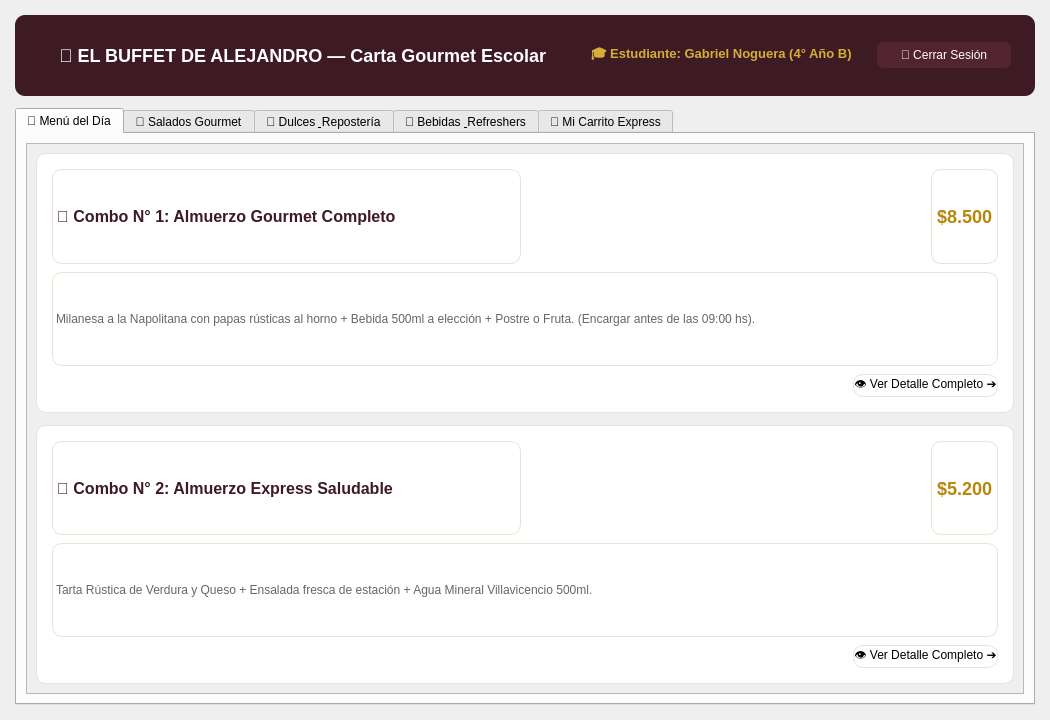
<?xml version="1.0" encoding="UTF-8"?>
<ui version="4.0">
 <class>MainWindow</class>
 <widget class="QMainWindow" name="MainWindow">
  <property name="geometry">
   <rect>
    <x>0</x>
    <y>0</y>
    <width>1050</width>
    <height>720</height>
   </rect>
  </property>
  <property name="windowTitle">
   <string>El Buffet de Alejandro - Menú Gourmet Escolar</string>
  </property>
  <widget class="QWidget" name="centralwidget">
   <layout class="QVBoxLayout" name="verticalLayoutMain">
    <property name="spacing"><number>12</number></property>
    <property name="leftMargin"><number>15</number></property>
    <property name="topMargin"><number>15</number></property>
    <property name="rightMargin"><number>15</number></property>
    <property name="bottomMargin"><number>15</number></property>
    
    <!-- HEADER BAR -->
    <item>
     <widget class="QFrame" name="headerFrame">
      <property name="styleSheet">
       <string>background-color: #3D1A24; border-radius: 10px; padding: 10px 15px;</string>
      </property>
      <layout class="QHBoxLayout" name="layoutHeader">
       <item>
        <widget class="QLabel" name="lblHeaderTitle">
         <property name="text">
          <string>🍎 EL BUFFET DE ALEJANDRO — Carta Gourmet Escolar</string>
         </property>
         <property name="styleSheet">
          <string>color: #FFFFFF; font-size: 18px; font-weight: bold;</string>
         </property>
        </widget>
       </item>
       <item>
        <layout class="QHBoxLayout" name="layoutUserBox">
         <item>
          <widget class="QLabel" name="lblUserGreeting">
           <property name="text">
            <string>🎓 Estudiante: Gabriel Noguera (4° Año B)</string>
           </property>
           <property name="styleSheet">
            <string>color: #D4AF37; font-weight: bold; font-size: 13px;</string>
           </property>
          </widget>
         </item>
         <item>
          <widget class="QPushButton" name="btnLogout">
           <property name="text">
            <string>🚪 Cerrar Sesión</string>
           </property>
           <property name="styleSheet">
            <string>background-color: #522431; color: #FFFFFF; border-radius: 6px; padding: 6px 12px;</string>
           </property>
          </widget>
         </item>
        </layout>
       </item>
      </layout>
     </widget>
    </item>

    <!-- TAB WIDGET CATALOG -->
    <item>
     <widget class="QTabWidget" name="tabWidget">
      <property name="currentIndex"><number>0</number></property>

      <!-- TAB 0: MENU DEL DIA -->
      <widget class="QWidget" name="tabMenuDia">
       <attribute name="title"><string>🌟 Menú del Día</string></attribute>
       <layout class="QVBoxLayout" name="layoutTabMenuDiaContainer">
        <item>
         <widget class="QScrollArea" name="scrollMenuDia">
          <property name="widgetResizable"><bool>true</bool></property>
          <widget class="QWidget" name="scrollMenuDiaContents">
           <layout class="QVBoxLayout" name="layoutTabMenuDia">
            <property name="spacing"><number>12</number></property>
            
<item>
 <widget class="QFrame" name="cardMenuDia1">
  <property name="styleSheet">
   <string>background-color: #FFFFFF; border: 1px solid #EAE3D2; border-radius: 10px;</string>
  </property>
  <layout class="QVBoxLayout" name="layout_cardMenuDia1">
   <property name="spacing"><number>8</number></property>
   <property name="leftMargin"><number>15</number></property>
   <property name="topMargin"><number>15</number></property>
   <property name="rightMargin"><number>15</number></property>
   <property name="bottomMargin"><number>15</number></property>
   <item>
    <layout class="QHBoxLayout" name="header_cardMenuDia1">
     <item>
      <widget class="QLabel" name="lblTitleMenuDia1">
       <property name="text"><string>🌟 Combo N° 1: Almuerzo Gourmet Completo</string></property>
       <property name="styleSheet"><string>font-size: 16px; font-weight: bold; color: #3D1A24;</string></property>
      </widget>
     </item>
     <item alignment="Qt::AlignRight">
      <widget class="QLabel" name="lblPriceMenuDia1">
       <property name="text"><string>$8.500</string></property>
       <property name="styleSheet"><string>font-size: 18px; font-weight: bold; color: #B8860B;</string></property>
      </widget>
     </item>
    </layout>
   </item>
   <item>
    <widget class="QLabel" name="lblDescMenuDia1">
     <property name="text"><string>Milanesa a la Napolitana con papas rústicas al horno + Bebida 500ml a elección + Postre o Fruta. (Encargar antes de las 09:00 hs).</string></property>
     <property name="styleSheet"><string>font-size: 12px; color: #666666;</string></property>
     <property name="wordWrap"><bool>true</bool></property>
    </widget>
   </item>
   <item alignment="Qt::AlignRight">
    <widget class="QPushButton" name="btnVerDetalleMenuDia1">
     <property name="text"><string>👁️ Ver Detalle Completo ➔</string></property>
    </widget>
   </item>
  </layout>
 </widget>
</item>

<item>
 <widget class="QFrame" name="cardMenuDia2">
  <property name="styleSheet">
   <string>background-color: #FFFFFF; border: 1px solid #EAE3D2; border-radius: 10px;</string>
  </property>
  <layout class="QVBoxLayout" name="layout_cardMenuDia2">
   <property name="spacing"><number>8</number></property>
   <property name="leftMargin"><number>15</number></property>
   <property name="topMargin"><number>15</number></property>
   <property name="rightMargin"><number>15</number></property>
   <property name="bottomMargin"><number>15</number></property>
   <item>
    <layout class="QHBoxLayout" name="header_cardMenuDia2">
     <item>
      <widget class="QLabel" name="lblTitleMenuDia2">
       <property name="text"><string>🥗 Combo N° 2: Almuerzo Express Saludable</string></property>
       <property name="styleSheet"><string>font-size: 16px; font-weight: bold; color: #3D1A24;</string></property>
      </widget>
     </item>
     <item alignment="Qt::AlignRight">
      <widget class="QLabel" name="lblPriceMenuDia2">
       <property name="text"><string>$5.200</string></property>
       <property name="styleSheet"><string>font-size: 18px; font-weight: bold; color: #B8860B;</string></property>
      </widget>
     </item>
    </layout>
   </item>
   <item>
    <widget class="QLabel" name="lblDescMenuDia2">
     <property name="text"><string>Tarta Rústica de Verdura y Queso + Ensalada fresca de estación + Agua Mineral Villavicencio 500ml.</string></property>
     <property name="styleSheet"><string>font-size: 12px; color: #666666;</string></property>
     <property name="wordWrap"><bool>true</bool></property>
    </widget>
   </item>
   <item alignment="Qt::AlignRight">
    <widget class="QPushButton" name="btnVerDetalleMenuDia2">
     <property name="text"><string>👁️ Ver Detalle Completo ➔</string></property>
    </widget>
   </item>
  </layout>
 </widget>
</item>

           </layout>
          </widget>
         </widget>
        </item>
       </layout>
      </widget>

      <!-- TAB 1: SALADOS GOURMET -->
      <widget class="QWidget" name="tabSalados">
       <attribute name="title"><string>🥐 Salados Gourmet</string></attribute>
       <layout class="QVBoxLayout" name="layoutTabSaladosContainer">
        <item>
         <widget class="QScrollArea" name="scrollSalados">
          <property name="widgetResizable"><bool>true</bool></property>
          <widget class="QWidget" name="scrollSaladosContents">
           <layout class="QVBoxLayout" name="layoutTabSalados">
            <property name="spacing"><number>12</number></property>
            
<item>
 <widget class="QFrame" name="cardMilanesa">
  <property name="styleSheet">
   <string>background-color: #FFFFFF; border: 1px solid #EAE3D2; border-radius: 10px;</string>
  </property>
  <layout class="QVBoxLayout" name="layout_cardMilanesa">
   <property name="spacing"><number>8</number></property>
   <property name="leftMargin"><number>15</number></property>
   <property name="topMargin"><number>15</number></property>
   <property name="rightMargin"><number>15</number></property>
   <property name="bottomMargin"><number>15</number></property>
   <item>
    <layout class="QHBoxLayout" name="header_cardMilanesa">
     <item>
      <widget class="QLabel" name="lblTitleMilanesa">
       <property name="text"><string>🥪 Sándwich de Milanesa Ciabatta Completo</string></property>
       <property name="styleSheet"><string>font-size: 16px; font-weight: bold; color: #3D1A24;</string></property>
      </widget>
     </item>
     <item alignment="Qt::AlignRight">
      <widget class="QLabel" name="lblPriceMilanesa">
       <property name="text"><string>$2.800</string></property>
       <property name="styleSheet"><string>font-size: 18px; font-weight: bold; color: #B8860B;</string></property>
      </widget>
     </item>
    </layout>
   </item>
   <item>
    <widget class="QLabel" name="lblDescMilanesa">
     <property name="text"><string>Milanesa tierna de ternera, lechuga fresca, tomate, queso tybo y aderezo artesanal en pan ciabatta crocante.</string></property>
     <property name="styleSheet"><string>font-size: 12px; color: #666666;</string></property>
     <property name="wordWrap"><bool>true</bool></property>
    </widget>
   </item>
   <item alignment="Qt::AlignRight">
    <widget class="QPushButton" name="btnVerDetalleMilanesa">
     <property name="text"><string>👁️ Ver Detalle Completo ➔</string></property>
    </widget>
   </item>
  </layout>
 </widget>
</item>

<item>
 <widget class="QFrame" name="cardEmpanada">
  <property name="styleSheet">
   <string>background-color: #FFFFFF; border: 1px solid #EAE3D2; border-radius: 10px;</string>
  </property>
  <layout class="QVBoxLayout" name="layout_cardEmpanada">
   <property name="spacing"><number>8</number></property>
   <property name="leftMargin"><number>15</number></property>
   <property name="topMargin"><number>15</number></property>
   <property name="rightMargin"><number>15</number></property>
   <property name="bottomMargin"><number>15</number></property>
   <item>
    <layout class="QHBoxLayout" name="header_cardEmpanada">
     <item>
      <widget class="QLabel" name="lblTitleEmpanada">
       <property name="text"><string>🥟 Empanada de Carne Cortada a Cuchillo</string></property>
       <property name="styleSheet"><string>font-size: 16px; font-weight: bold; color: #3D1A24;</string></property>
      </widget>
     </item>
     <item alignment="Qt::AlignRight">
      <widget class="QLabel" name="lblPriceEmpanada">
       <property name="text"><string>$1.200</string></property>
       <property name="styleSheet"><string>font-size: 18px; font-weight: bold; color: #B8860B;</string></property>
      </widget>
     </item>
    </layout>
   </item>
   <item>
    <widget class="QLabel" name="lblDescEmpanada">
     <property name="text"><string>Empanada tradicional horneada, rellena de ternera seleccionada cortada a cuchillo y especias criollas.</string></property>
     <property name="styleSheet"><string>font-size: 12px; color: #666666;</string></property>
     <property name="wordWrap"><bool>true</bool></property>
    </widget>
   </item>
   <item alignment="Qt::AlignRight">
    <widget class="QPushButton" name="btnVerDetalleEmpanada">
     <property name="text"><string>👁️ Ver Detalle Completo ➔</string></property>
    </widget>
   </item>
  </layout>
 </widget>
</item>

<item>
 <widget class="QFrame" name="cardTarta">
  <property name="styleSheet">
   <string>background-color: #FFFFFF; border: 1px solid #EAE3D2; border-radius: 10px;</string>
  </property>
  <layout class="QVBoxLayout" name="layout_cardTarta">
   <property name="spacing"><number>8</number></property>
   <property name="leftMargin"><number>15</number></property>
   <property name="topMargin"><number>15</number></property>
   <property name="rightMargin"><number>15</number></property>
   <property name="bottomMargin"><number>15</number></property>
   <item>
    <layout class="QHBoxLayout" name="header_cardTarta">
     <item>
      <widget class="QLabel" name="lblTitleTarta">
       <property name="text"><string>🥧 Tarta Rústica de Jamón y Queso</string></property>
       <property name="styleSheet"><string>font-size: 16px; font-weight: bold; color: #3D1A24;</string></property>
      </widget>
     </item>
     <item alignment="Qt::AlignRight">
      <widget class="QLabel" name="lblPriceTarta">
       <property name="text"><string>$2.400</string></property>
       <property name="styleSheet"><string>font-size: 18px; font-weight: bold; color: #B8860B;</string></property>
      </widget>
     </item>
    </layout>
   </item>
   <item>
    <widget class="QLabel" name="lblDescTarta">
     <property name="text"><string>Porción abundante de tarta casera con doble capa de queso mozzarella fundido y jamón cocido de primera.</string></property>
     <property name="styleSheet"><string>font-size: 12px; color: #666666;</string></property>
     <property name="wordWrap"><bool>true</bool></property>
    </widget>
   </item>
   <item alignment="Qt::AlignRight">
    <widget class="QPushButton" name="btnVerDetalleTarta">
     <property name="text"><string>👁️ Ver Detalle Completo ➔</string></property>
    </widget>
   </item>
  </layout>
 </widget>
</item>

<item>
 <widget class="QFrame" name="cardPebete">
  <property name="styleSheet">
   <string>background-color: #FFFFFF; border: 1px solid #EAE3D2; border-radius: 10px;</string>
  </property>
  <layout class="QVBoxLayout" name="layout_cardPebete">
   <property name="spacing"><number>8</number></property>
   <property name="leftMargin"><number>15</number></property>
   <property name="topMargin"><number>15</number></property>
   <property name="rightMargin"><number>15</number></property>
   <property name="bottomMargin"><number>15</number></property>
   <item>
    <layout class="QHBoxLayout" name="header_cardPebete">
     <item>
      <widget class="QLabel" name="lblTitlePebete">
       <property name="text"><string>🥖 Pebete Tradicional de Jamón y Queso</string></property>
       <property name="styleSheet"><string>font-size: 16px; font-weight: bold; color: #3D1A24;</string></property>
      </widget>
     </item>
     <item alignment="Qt::AlignRight">
      <widget class="QLabel" name="lblPricePebete">
       <property name="text"><string>$1.800</string></property>
       <property name="styleSheet"><string>font-size: 18px; font-weight: bold; color: #B8860B;</string></property>
      </widget>
     </item>
    </layout>
   </item>
   <item>
    <widget class="QLabel" name="lblDescPebete">
     <property name="text"><string>Pan pebete suave artesanal, abundante jamón cocido, queso tybo en fetas y manteca de primera calidad.</string></property>
     <property name="styleSheet"><string>font-size: 12px; color: #666666;</string></property>
     <property name="wordWrap"><bool>true</bool></property>
    </widget>
   </item>
   <item alignment="Qt::AlignRight">
    <widget class="QPushButton" name="btnVerDetallePebete">
     <property name="text"><string>👁️ Ver Detalle Completo ➔</string></property>
    </widget>
   </item>
  </layout>
 </widget>
</item>

           </layout>
          </widget>
         </widget>
        </item>
       </layout>
      </widget>

      <!-- TAB 2: DULCES & REPOSTERIA -->
      <widget class="QWidget" name="tabDulces">
       <attribute name="title"><string>🍪 Dulces &amp; Repostería</string></attribute>
       <layout class="QVBoxLayout" name="layoutTabDulcesContainer">
        <item>
         <widget class="QScrollArea" name="scrollDulces">
          <property name="widgetResizable"><bool>true</bool></property>
          <widget class="QWidget" name="scrollDulcesContents">
           <layout class="QVBoxLayout" name="layoutTabDulces">
            <property name="spacing"><number>12</number></property>
            
<item>
 <widget class="QFrame" name="cardAlfajor">
  <property name="styleSheet">
   <string>background-color: #FFFFFF; border: 1px solid #EAE3D2; border-radius: 10px;</string>
  </property>
  <layout class="QVBoxLayout" name="layout_cardAlfajor">
   <property name="spacing"><number>8</number></property>
   <property name="leftMargin"><number>15</number></property>
   <property name="topMargin"><number>15</number></property>
   <property name="rightMargin"><number>15</number></property>
   <property name="bottomMargin"><number>15</number></property>
   <item>
    <layout class="QHBoxLayout" name="header_cardAlfajor">
     <item>
      <widget class="QLabel" name="lblTitleAlfajor">
       <property name="text"><string>🍫 Alfajor Artesanal de Dulce de Leche</string></property>
       <property name="styleSheet"><string>font-size: 16px; font-weight: bold; color: #3D1A24;</string></property>
      </widget>
     </item>
     <item alignment="Qt::AlignRight">
      <widget class="QLabel" name="lblPriceAlfajor">
       <property name="text"><string>$1.100</string></property>
       <property name="styleSheet"><string>font-size: 18px; font-weight: bold; color: #B8860B;</string></property>
      </widget>
     </item>
    </layout>
   </item>
   <item>
    <widget class="QLabel" name="lblDescAlfajor">
     <property name="text"><string>Dos tapas suavemente horneadas con relleno abundante de dulce de leche repostero, bañado en fino chocolate.</string></property>
     <property name="styleSheet"><string>font-size: 12px; color: #666666;</string></property>
     <property name="wordWrap"><bool>true</bool></property>
    </widget>
   </item>
   <item alignment="Qt::AlignRight">
    <widget class="QPushButton" name="btnVerDetalleAlfajor">
     <property name="text"><string>👁️ Ver Detalle Completo ➔</string></property>
    </widget>
   </item>
  </layout>
 </widget>
</item>

<item>
 <widget class="QFrame" name="cardPastafrola">
  <property name="styleSheet">
   <string>background-color: #FFFFFF; border: 1px solid #EAE3D2; border-radius: 10px;</string>
  </property>
  <layout class="QVBoxLayout" name="layout_cardPastafrola">
   <property name="spacing"><number>8</number></property>
   <property name="leftMargin"><number>15</number></property>
   <property name="topMargin"><number>15</number></property>
   <property name="rightMargin"><number>15</number></property>
   <property name="bottomMargin"><number>15</number></property>
   <item>
    <layout class="QHBoxLayout" name="header_cardPastafrola">
     <item>
      <widget class="QLabel" name="lblTitlePastafrola">
       <property name="text"><string>🥮 Porción de Pasta Frola Artesanal</string></property>
       <property name="styleSheet"><string>font-size: 16px; font-weight: bold; color: #3D1A24;</string></property>
      </widget>
     </item>
     <item alignment="Qt::AlignRight">
      <widget class="QLabel" name="lblPricePastafrola">
       <property name="text"><string>$1.500</string></property>
       <property name="styleSheet"><string>font-size: 18px; font-weight: bold; color: #B8860B;</string></property>
      </widget>
     </item>
    </layout>
   </item>
   <item>
    <widget class="QLabel" name="lblDescPastafrola">
     <property name="text"><string>Receta tradicional casera con dulce de membrillo especial y enrejado de masa sablée de manteca.</string></property>
     <property name="styleSheet"><string>font-size: 12px; color: #666666;</string></property>
     <property name="wordWrap"><bool>true</bool></property>
    </widget>
   </item>
   <item alignment="Qt::AlignRight">
    <widget class="QPushButton" name="btnVerDetallePastafrola">
     <property name="text"><string>👁️ Ver Detalle Completo ➔</string></property>
    </widget>
   </item>
  </layout>
 </widget>
</item>

<item>
 <widget class="QFrame" name="cardFactura">
  <property name="styleSheet">
   <string>background-color: #FFFFFF; border: 1px solid #EAE3D2; border-radius: 10px;</string>
  </property>
  <layout class="QVBoxLayout" name="layout_cardFactura">
   <property name="spacing"><number>8</number></property>
   <property name="leftMargin"><number>15</number></property>
   <property name="topMargin"><number>15</number></property>
   <property name="rightMargin"><number>15</number></property>
   <property name="bottomMargin"><number>15</number></property>
   <item>
    <layout class="QHBoxLayout" name="header_cardFactura">
     <item>
      <widget class="QLabel" name="lblTitleFactura">
       <property name="text"><string>🥐 Factura de Manteca Seleccionada</string></property>
       <property name="styleSheet"><string>font-size: 16px; font-weight: bold; color: #3D1A24;</string></property>
      </widget>
     </item>
     <item alignment="Qt::AlignRight">
      <widget class="QLabel" name="lblPriceFactura">
       <property name="text"><string>$600</string></property>
       <property name="styleSheet"><string>font-size: 18px; font-weight: bold; color: #B8860B;</string></property>
      </widget>
     </item>
    </layout>
   </item>
   <item>
    <widget class="QLabel" name="lblDescFactura">
     <property name="text"><string>Medialuna u opción hojaldrada artesanal horneada cada mañana en el buffet del colegio.</string></property>
     <property name="styleSheet"><string>font-size: 12px; color: #666666;</string></property>
     <property name="wordWrap"><bool>true</bool></property>
    </widget>
   </item>
   <item alignment="Qt::AlignRight">
    <widget class="QPushButton" name="btnVerDetalleFactura">
     <property name="text"><string>👁️ Ver Detalle Completo ➔</string></property>
    </widget>
   </item>
  </layout>
 </widget>
</item>

<item>
 <widget class="QFrame" name="cardMuffin">
  <property name="styleSheet">
   <string>background-color: #FFFFFF; border: 1px solid #EAE3D2; border-radius: 10px;</string>
  </property>
  <layout class="QVBoxLayout" name="layout_cardMuffin">
   <property name="spacing"><number>8</number></property>
   <property name="leftMargin"><number>15</number></property>
   <property name="topMargin"><number>15</number></property>
   <property name="rightMargin"><number>15</number></property>
   <property name="bottomMargin"><number>15</number></property>
   <item>
    <layout class="QHBoxLayout" name="header_cardMuffin">
     <item>
      <widget class="QLabel" name="lblTitleMuffin">
       <property name="text"><string>🧁 Muffin de Chocolate con Corazón Dulce</string></property>
       <property name="styleSheet"><string>font-size: 16px; font-weight: bold; color: #3D1A24;</string></property>
      </widget>
     </item>
     <item alignment="Qt::AlignRight">
      <widget class="QLabel" name="lblPriceMuffin">
       <property name="text"><string>$1.400</string></property>
       <property name="styleSheet"><string>font-size: 18px; font-weight: bold; color: #B8860B;</string></property>
      </widget>
     </item>
    </layout>
   </item>
   <item>
    <widget class="QLabel" name="lblDescMuffin">
     <property name="text"><string>Esponjoso muffin de cacao intenso con chispas de chocolate y corazón de dulce de leche.</string></property>
     <property name="styleSheet"><string>font-size: 12px; color: #666666;</string></property>
     <property name="wordWrap"><bool>true</bool></property>
    </widget>
   </item>
   <item alignment="Qt::AlignRight">
    <widget class="QPushButton" name="btnVerDetalleMuffin">
     <property name="text"><string>👁️ Ver Detalle Completo ➔</string></property>
    </widget>
   </item>
  </layout>
 </widget>
</item>

           </layout>
          </widget>
         </widget>
        </item>
       </layout>
      </widget>

      <!-- TAB 3: BEBIDAS & REFRESHERS -->
      <widget class="QWidget" name="tabBebidas">
       <attribute name="title"><string>🥤 Bebidas &amp; Refreshers</string></attribute>
       <layout class="QVBoxLayout" name="layoutTabBebidasContainer">
        <item>
         <widget class="QScrollArea" name="scrollBebidas">
          <property name="widgetResizable"><bool>true</bool></property>
          <widget class="QWidget" name="scrollBebidasContents">
           <layout class="QVBoxLayout" name="layoutTabBebidas">
            <property name="spacing"><number>12</number></property>
            
<item>
 <widget class="QFrame" name="cardGaseosa">
  <property name="styleSheet">
   <string>background-color: #FFFFFF; border: 1px solid #EAE3D2; border-radius: 10px;</string>
  </property>
  <layout class="QVBoxLayout" name="layout_cardGaseosa">
   <property name="spacing"><number>8</number></property>
   <property name="leftMargin"><number>15</number></property>
   <property name="topMargin"><number>15</number></property>
   <property name="rightMargin"><number>15</number></property>
   <property name="bottomMargin"><number>15</number></property>
   <item>
    <layout class="QHBoxLayout" name="header_cardGaseosa">
     <item>
      <widget class="QLabel" name="lblTitleGaseosa">
       <property name="text"><string>🥤 Gaseosa Línea Coca-Cola 500ml</string></property>
       <property name="styleSheet"><string>font-size: 16px; font-weight: bold; color: #3D1A24;</string></property>
      </widget>
     </item>
     <item alignment="Qt::AlignRight">
      <widget class="QLabel" name="lblPriceGaseosa">
       <property name="text"><string>$1.300</string></property>
       <property name="styleSheet"><string>font-size: 18px; font-weight: bold; color: #B8860B;</string></property>
      </widget>
     </item>
    </layout>
   </item>
   <item>
    <widget class="QLabel" name="lblDescGaseosa">
     <property name="text"><string>Botella de 500ml helada (Coca-Cola, Sprite o Fanta a elección al retirar en mostrador).</string></property>
     <property name="styleSheet"><string>font-size: 12px; color: #666666;</string></property>
     <property name="wordWrap"><bool>true</bool></property>
    </widget>
   </item>
   <item alignment="Qt::AlignRight">
    <widget class="QPushButton" name="btnVerDetalleGaseosa">
     <property name="text"><string>👁️ Ver Detalle Completo ➔</string></property>
    </widget>
   </item>
  </layout>
 </widget>
</item>

<item>
 <widget class="QFrame" name="cardAgua">
  <property name="styleSheet">
   <string>background-color: #FFFFFF; border: 1px solid #EAE3D2; border-radius: 10px;</string>
  </property>
  <layout class="QVBoxLayout" name="layout_cardAgua">
   <property name="spacing"><number>8</number></property>
   <property name="leftMargin"><number>15</number></property>
   <property name="topMargin"><number>15</number></property>
   <property name="rightMargin"><number>15</number></property>
   <property name="bottomMargin"><number>15</number></property>
   <item>
    <layout class="QHBoxLayout" name="header_cardAgua">
     <item>
      <widget class="QLabel" name="lblTitleAgua">
       <property name="text"><string>💧 Agua Mineral Villavicencio 500ml</string></property>
       <property name="styleSheet"><string>font-size: 16px; font-weight: bold; color: #3D1A24;</string></property>
      </widget>
     </item>
     <item alignment="Qt::AlignRight">
      <widget class="QLabel" name="lblPriceAgua">
       <property name="text"><string>$900</string></property>
       <property name="styleSheet"><string>font-size: 18px; font-weight: bold; color: #B8860B;</string></property>
      </widget>
     </item>
    </layout>
   </item>
   <item>
    <widget class="QLabel" name="lblDescAgua">
     <property name="text"><string>Agua mineral de manantial sin gas de 500ml bien fría.</string></property>
     <property name="styleSheet"><string>font-size: 12px; color: #666666;</string></property>
     <property name="wordWrap"><bool>true</bool></property>
    </widget>
   </item>
   <item alignment="Qt::AlignRight">
    <widget class="QPushButton" name="btnVerDetalleAgua">
     <property name="text"><string>👁️ Ver Detalle Completo ➔</string></property>
    </widget>
   </item>
  </layout>
 </widget>
</item>

<item>
 <widget class="QFrame" name="cardJugo">
  <property name="styleSheet">
   <string>background-color: #FFFFFF; border: 1px solid #EAE3D2; border-radius: 10px;</string>
  </property>
  <layout class="QVBoxLayout" name="layout_cardJugo">
   <property name="spacing"><number>8</number></property>
   <property name="leftMargin"><number>15</number></property>
   <property name="topMargin"><number>15</number></property>
   <property name="rightMargin"><number>15</number></property>
   <property name="bottomMargin"><number>15</number></property>
   <item>
    <layout class="QHBoxLayout" name="header_cardJugo">
     <item>
      <widget class="QLabel" name="lblTitleJugo">
       <property name="text"><string>🍊 Jugo Natural Exprimido de Naranja 350ml</string></property>
       <property name="styleSheet"><string>font-size: 16px; font-weight: bold; color: #3D1A24;</string></property>
      </widget>
     </item>
     <item alignment="Qt::AlignRight">
      <widget class="QLabel" name="lblPriceJugo">
       <property name="text"><string>$1.600</string></property>
       <property name="styleSheet"><string>font-size: 18px; font-weight: bold; color: #B8860B;</string></property>
      </widget>
     </item>
    </layout>
   </item>
   <item>
    <widget class="QLabel" name="lblDescJugo">
     <property name="text"><string>Jugo 100% natural de naranjas seleccionadas exprimidas en el día, sin conservantes.</string></property>
     <property name="styleSheet"><string>font-size: 12px; color: #666666;</string></property>
     <property name="wordWrap"><bool>true</bool></property>
    </widget>
   </item>
   <item alignment="Qt::AlignRight">
    <widget class="QPushButton" name="btnVerDetalleJugo">
     <property name="text"><string>👁️ Ver Detalle Completo ➔</string></property>
    </widget>
   </item>
  </layout>
 </widget>
</item>

<item>
 <widget class="QFrame" name="cardLicuado">
  <property name="styleSheet">
   <string>background-color: #FFFFFF; border: 1px solid #EAE3D2; border-radius: 10px;</string>
  </property>
  <layout class="QVBoxLayout" name="layout_cardLicuado">
   <property name="spacing"><number>8</number></property>
   <property name="leftMargin"><number>15</number></property>
   <property name="topMargin"><number>15</number></property>
   <property name="rightMargin"><number>15</number></property>
   <property name="bottomMargin"><number>15</number></property>
   <item>
    <layout class="QHBoxLayout" name="header_cardLicuado">
     <item>
      <widget class="QLabel" name="lblTitleLicuado">
       <property name="text"><string>🍓 Licuado Frutal de Frutilla y Banana 400ml</string></property>
       <property name="styleSheet"><string>font-size: 16px; font-weight: bold; color: #3D1A24;</string></property>
      </widget>
     </item>
     <item alignment="Qt::AlignRight">
      <widget class="QLabel" name="lblPriceLicuado">
       <property name="text"><string>$2.200</string></property>
       <property name="styleSheet"><string>font-size: 18px; font-weight: bold; color: #B8860B;</string></property>
      </widget>
     </item>
    </layout>
   </item>
   <item>
    <widget class="QLabel" name="lblDescLicuado">
     <property name="text"><string>Licuado con leche o agua y fruta fresca de estación preparado al momento.</string></property>
     <property name="styleSheet"><string>font-size: 12px; color: #666666;</string></property>
     <property name="wordWrap"><bool>true</bool></property>
    </widget>
   </item>
   <item alignment="Qt::AlignRight">
    <widget class="QPushButton" name="btnVerDetalleLicuado">
     <property name="text"><string>👁️ Ver Detalle Completo ➔</string></property>
    </widget>
   </item>
  </layout>
 </widget>
</item>

           </layout>
          </widget>
         </widget>
        </item>
       </layout>
      </widget>

      <!-- TAB 4: MI CARRITO EXPRESS -->
      <widget class="QWidget" name="tabCarrito">
       <attribute name="title"><string>🛒 Mi Carrito Express</string></attribute>
       <layout class="QVBoxLayout" name="layoutTabCarrito">
        <property name="spacing"><number>12</number></property>
        <item>
         <widget class="QFrame" name="cardNotice">
          <property name="styleSheet">
           <string>background-color: #F8F4EF; border: 1px solid #E6DEC3; border-radius: 8px; padding: 10px;</string>
          </property>
          <layout class="QVBoxLayout" name="layoutNoticeCart">
           <item>
            <widget class="QLabel" name="lblRuleNoticeCart">
             <property name="text">
              <string>📱 Cumplimiento de Norma Escolar: Los pedidos se realizan y retiran únicamente durante los recreos o fuera del horario de clases. Muestra tu código de 5 dígitos en mostrador.</string>
             </property>
             <property name="wordWrap"><bool>true</bool></property>
            </widget>
           </item>
          </layout>
         </widget>
        </item>
        <item>
         <widget class="QTableWidget" name="tableCart">
          <property name="columnCount"><number>4</number></property>
          <column><property name="text"><string>Producto Seleccionado</string></property></column>
          <column><property name="text"><string>Cant.</string></property></column>
          <column><property name="text"><string>Precio Unit.</string></property></column>
          <column><property name="text"><string>Subtotal</string></property></column>
         </widget>
        </item>
        <item>
         <layout class="QHBoxLayout" name="layoutCartBottom">
          <item>
           <widget class="QLabel" name="lblSelectRecreo">
            <property name="text"><string>Seleccionar Horario de Retiro:</string></property>
           </widget>
          </item>
          <item>
           <widget class="QComboBox" name="comboRecreo">
            <item><property name="text"><string>Primer Recreo (09:50 hs)</string></property></item>
            <item><property name="text"><string>Segundo Recreo (12:00 hs - Almuerzo)</string></property></item>
            <item><property name="text"><string>Tercer Recreo (14:30 hs)</string></property></item>
            <item><property name="text"><string>Salida (16:15 hs)</string></property></item>
           </widget>
          </item>
          <item alignment="Qt::AlignRight">
           <widget class="QLabel" name="lblCartTotal">
            <property name="text"><string>Total a Abonar: $2.800</string></property>
            <property name="styleSheet"><string>font-size: 18px; font-weight: bold; color: #3D1A24;</string></property>
           </widget>
          </item>
         </layout>
        </item>
        <item>
         <widget class="QPushButton" name="btnCheckout">
          <property name="text"><string>✅ CONFIRMAR Y GENERAR CÓDIGO DE RETIRO EXPRESS ➔</string></property>
         </widget>
        </item>
       </layout>
      </widget>

     </widget>
    </item>

   </layout>
  </widget>
 </widget>
 <resources/>
 <connections/>
</ui>
